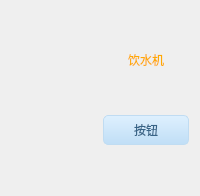
    <widget class="QFrame" name="frame3">
     <property name="styleSheet">
      <string notr="true">QFrame #frame3
{
background:transparent;border:1px solid white;
}</string>
     </property>
     <layout class="QGridLayout" name="gridLayout_13">
      <item row="4" column="1">
       <spacer name="verticalSpacer_13">
        <property name="orientation">
         <enum>Qt::Vertical</enum>
        </property>
        <property name="sizeHint" stdset="0">
         <size>
          <width>20</width>
          <height>40</height>
         </size>
        </property>
       </spacer>
      </item>
      <item row="1" column="0" rowspan="3">
       <widget class="QLabel" name="water">
        <property name="minimumSize">
         <size>
          <width>80</width>
          <height>80</height>
         </size>
        </property>
        <property name="maximumSize">
         <size>
          <width>180</width>
          <height>200</height>
         </size>
        </property>
        <property name="text">
         <string/>
        </property>
        <property name="pixmap">
         <pixmap resource="../../../map.qrc">:/res/Baidu_JS/LOGO_BLACK/Water.png</pixmap>
        </property>
        <property name="scaledContents">
         <bool>true</bool>
        </property>
       </widget>
      </item>
      <item row="1" column="1" alignment="Qt::AlignHCenter">
       <widget class="QLabel" name="label_6">
        <property name="styleSheet">
         <string notr="true">font: 12pt &quot;迷你简行楷碑&quot;;
color: rgb(255, 170, 0);</string>
        </property>
        <property name="text">
         <string>饮水机</string>
        </property>
       </widget>
      </item>
      <item row="3" column="1">
       <widget class="QPushButton" name="WaterSwitch">
        <property name="sizePolicy">
         <sizepolicy hsizetype="Preferred" vsizetype="Preferred">
          <horstretch>0</horstretch>
          <verstretch>0</verstretch>
         </sizepolicy>
        </property>
        <property name="minimumSize">
         <size>
          <width>50</width>
          <height>27</height>
         </size>
        </property>
        <property name="maximumSize">
         <size>
          <width>150</width>
          <height>90</height>
         </size>
        </property>
        <property name="styleSheet">
         <string notr="true">QPushButton,.QToolButton{
border-style:none;
border:1px solid #C0DCF2;
color:#386487;
padding:5px;
min-height:15px;
border-radius:5px;
background:qlineargradient(spread:pad,x1:0,y1:0,x2:0,y2:1,stop:0 #DEF0FE,stop:1 #C0DEF6);
font: 10pt &quot;迷你简小标宋&quot;;
}

QPushButton:hover,.QToolButton:hover{
background:qlineargradient(spread:pad,x1:0,y1:0,x2:0,y2:1,stop:0 #F2F9FF,stop:1 #DAEFFF);
}

QPushButton:pressed,.QToolButton:pressed{
background:qlineargradient(spread:pad,x1:0,y1:0,x2:0,y2:1,stop:0 #DEF0FE,stop:1 #C0DEF6);
}</string>
        </property>
        <property name="text">
         <string>按钮</string>
        </property>
       </widget>
      </item>
      <item row="2" column="1">
       <spacer name="verticalSpacer_14">
        <property name="orientation">
         <enum>Qt::Vertical</enum>
        </property>
        <property name="sizeHint" stdset="0">
         <size>
          <width>20</width>
          <height>40</height>
         </size>
        </property>
       </spacer>
      </item>
      <item row="0" column="1">
       <spacer name="verticalSpacer_15">
        <property name="orientation">
         <enum>Qt::Vertical</enum>
        </property>
        <property name="sizeHint" stdset="0">
         <size>
          <width>20</width>
          <height>40</height>
         </size>
        </property>
       </spacer>
      </item>
     </layout>
    </widget>
